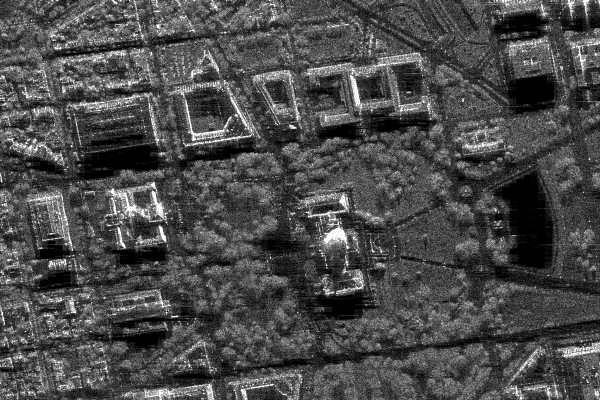
#> input picture Practice_7_8/sar_1_gray.jpg, 600 x 400 px
$ jupyter execute Practice_1.ipynb   (shell and % lines are left out)
#> lines starting #> are read from the running program, lines starting #| are printed output that depends on the picture
[cell 1]
import numpy as np
import cv2
from collections import Counter

[cell 2]
image_path = 'sar_1_gray.jpg'
image = cv2.imread(image_path, cv2.IMREAD_GRAYSCALE)
#> image is the input picture: shape (400, 600); min 0, max 255, mean 74.9
image = image.astype(np.float32)

[cell 3]
np.savetxt('image.txt', image, fmt="%d")

[cell 4]
def haar_transform(img):
    h, w = img.shape
#> h = 400; w = 600
    temp = np.zeros_like(img, dtype=np.float32)

    # Горизонтальное преобразование
    for i in range(h):
        for j in range(0, w, 2):
            if j + 1 < w:
                temp[i, j // 2] = (img[i, j] + img[i, j + 1]) / 2
                temp[i, j // 2 + w // 2] = (img[i, j] - img[i, j + 1]) / 2
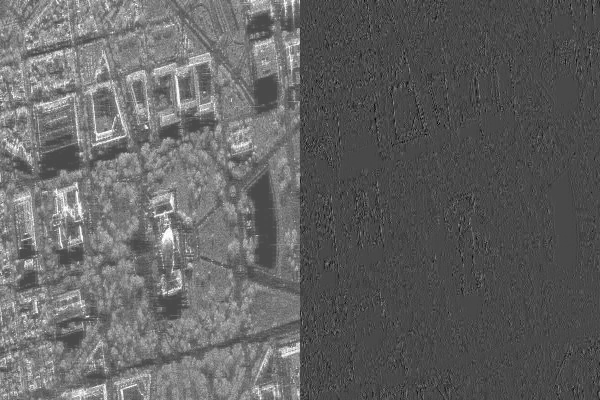
#> temp: shape (400, 600) float32; min -102.5, max 255, mean 37.5; drawn with min black and max white

    # Вертикальное преобразование
    result = np.zeros_like(temp, dtype=np.float32)
    for j in range(w):
        for i in range(0, h, 2):
            if i + 1 < h:
                result[i // 2, j] = (temp[i, j] + temp[i + 1, j]) / 2
                result[i // 2 + h // 2, j] = (temp[i, j] - temp[i + 1, j]) / 2
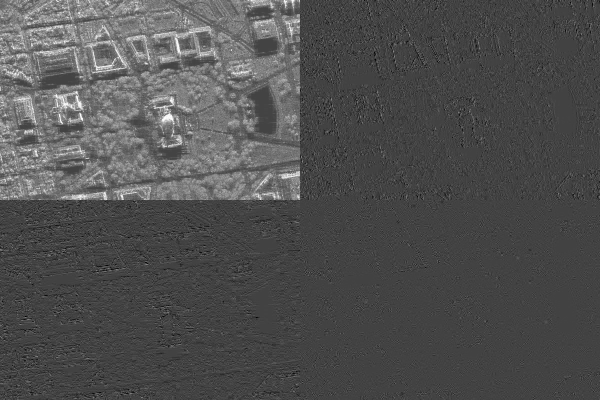
#> result: shape (400, 600) float32; min -90.5, max 254.5, mean 18.7; drawn with min black and max white

    # Разделение на субполосы
    ll = result[:h // 2, :w // 2]
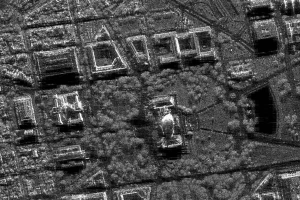
#> ll: shape (200, 300) float32; min 0, max 254.5, mean 74.9
    hl = result[h // 2:, :w // 2]
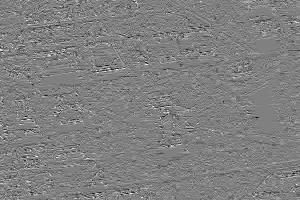
#> hl: shape (200, 300) float32; min -90.5, max 89.5, mean 0.1; drawn with min black and max white
    lh = result[:h // 2, w // 2:]
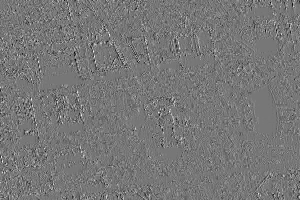
#> lh: shape (200, 300) float32; min -86, max 97.5, mean 0; drawn with min black and max white
    hh = result[h // 2:, w // 2:]
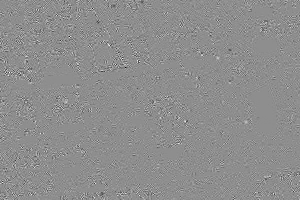
#> hh: shape (200, 300) float32; min -67, max 53.25, mean 0; drawn with min black and max white

    return ll, lh, hl, hh

[cell 5]
ll, lh, hl, hh = haar_transform(image)
n_quants = 4

[cell 6]
def quantize(coeffs, n_quants):
#> called with n_quants = 4
    min_val = coeffs.min()
#> min_val = -86
    max_val = coeffs.max()
#> max_val = 97.5
    step = (max_val - min_val) / n_quants
#> step = 45.88

    quantized = np.round((coeffs - min_val) / step).astype(int)
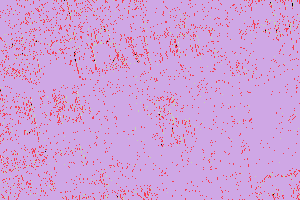
#> quantized: shape (200, 300) int64; 5 distinct labels, from 0 to 4; one colour per label, 0 black
    return quantized, min_val, step


lh_q, lh_min, lh_step = quantize(lh, n_quants)
#> lh_min = -86; lh_step = 45.88
hl_q, hl_min, hl_step = quantize(hl, n_quants)
#> call 2 of quantize, with n_quants = 4
#> in quantize (call 2), `min_val = coeffs.min()`: min_val = -90.5
#> in quantize (call 2), `max_val = coeffs.max()`: max_val = 89.5
#> in quantize (call 2), `step = (max_val - min_val) / n_quants`: step = 45
#> in quantize (call 2), `quantized = np.round((coeffs - min_val) / step).astype(int)`:
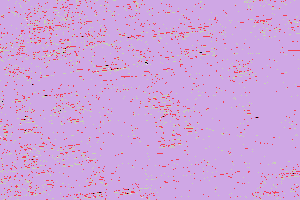
#> quantized: shape (200, 300) int64; 5 distinct labels, from 0 to 4; one colour per label, 0 black
#> hl_min = -90.5; hl_step = 45
hh_q, hh_min, hh_step = quantize(hh, n_quants)
#> call 3 of quantize, with n_quants = 4
#> in quantize (call 3), `min_val = coeffs.min()`: min_val = -67
#> in quantize (call 3), `max_val = coeffs.max()`: max_val = 53.25
#> in quantize (call 3), `step = (max_val - min_val) / n_quants`: step = 30.06
#> in quantize (call 3), `quantized = np.round((coeffs - min_val) / step).astype(int)`:
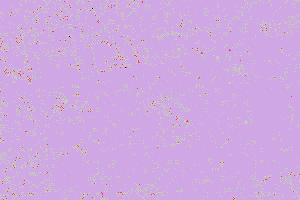
#> quantized: shape (200, 300) int64; 5 distinct labels, from 0 to 4; one colour per label, 0 black
#> hh_min = -67; hh_step = 30.06

[cell 7]
def run_length_encode(data):
    encoded = [(value, count) for value, count in Counter(data.flatten()).items()]
#> encoded = [(2, 55153), (1, 3766), (3, 1030), (0, 32), (4, 19)]
    return encoded


lh_rle = run_length_encode(lh_q)
#> lh_rle has the same summary as encoded in run_length_encode
hl_rle = run_length_encode(hl_q)
#> hl_rle = [(2, 55149), (3, 2509), (1, 2274), (4, 37), (0, 31)]
hh_rle = run_length_encode(hh_q)
#> hh_rle = [(2, 55182), (3, 4483), (1, 311), (0, 3), (4, 21)]

[cell 8]
with open('wavelet_data.txt', 'w') as f:
    # LL сохраняем полностью
    np.savetxt(f, ll, fmt='%d')
    f.write('\n')

    # LH
    for value, count in lh_rle:
        f.write(f"{value} {count}\n")
#> this loop made 5 passes
    f.write('\n')

    # HL
    for value, count in hl_rle:
        f.write(f"{value} {count}\n")
#> this loop made 5 passes
    f.write('\n')

    # HH
    for value, count in hh_rle:
        f.write(f"{value} {count}\n")
#> this loop made 5 passes

[cell 9]
original_size = image.nbytes
#> original_size = 960000

with open('wavelet_data.txt', 'r') as f:
    compressed_size = len(f.read().encode('utf-8'))

print(f"Размер оригинального изображения: {original_size} байт")
#| Размер оригинального изображения: 960000 байт
print(f"Размер сжатого изображения: {compressed_size} байт")
print(f"Сжалось в: {original_size / compressed_size:.2f}")
#| Сжалось в: 5.03
